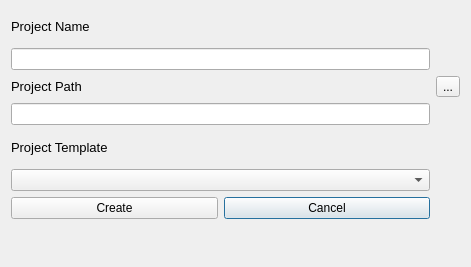
<?xml version="1.0" encoding="UTF-8"?>
<ui version="4.0">
 <class>NewProjDialog</class>
 <widget class="QDialog" name="NewProjDialog">
  <property name="geometry">
   <rect>
    <x>0</x>
    <y>0</y>
    <width>471</width>
    <height>267</height>
   </rect>
  </property>
  <property name="windowTitle">
   <string>New Project</string>
  </property>
  <layout class="QGridLayout" name="gridLayout">
   <item row="0" column="0">
    <widget class="QLabel" name="name_lbl">
     <property name="font">
      <font>
       <pointsize>10</pointsize>
      </font>
     </property>
     <property name="text">
      <string>Project Name</string>
     </property>
    </widget>
   </item>
   <item row="6" column="1">
    <widget class="QPushButton" name="cancel_btn">
     <property name="text">
      <string>Cancel</string>
     </property>
    </widget>
   </item>
   <item row="1" column="0" colspan="2">
    <widget class="QLineEdit" name="name_txt"/>
   </item>
   <item row="3" column="0" colspan="2">
    <widget class="QLineEdit" name="path_txt"/>
   </item>
   <item row="6" column="0">
    <widget class="QPushButton" name="create_btn">
     <property name="text">
      <string>Create</string>
     </property>
    </widget>
   </item>
   <item row="4" column="0">
    <widget class="QLabel" name="template_lbl">
     <property name="font">
      <font>
       <pointsize>10</pointsize>
      </font>
     </property>
     <property name="text">
      <string>Project Template</string>
     </property>
    </widget>
   </item>
   <item row="7" column="0" colspan="2">
    <widget class="QLabel" name="statusbar">
     <property name="enabled">
      <bool>true</bool>
     </property>
     <property name="text">
      <string/>
     </property>
    </widget>
   </item>
   <item row="2" column="0">
    <widget class="QLabel" name="path_lbl">
     <property name="font">
      <font>
       <pointsize>10</pointsize>
      </font>
     </property>
     <property name="frameShape">
      <enum>QFrame::NoFrame</enum>
     </property>
     <property name="text">
      <string>Project Path</string>
     </property>
    </widget>
   </item>
   <item row="2" column="2">
    <widget class="QToolButton" name="toolButton">
     <property name="text">
      <string>...</string>
     </property>
    </widget>
   </item>
   <item row="5" column="0" colspan="2">
    <widget class="QComboBox" name="templateBox"/>
   </item>
  </layout>
 </widget>
 <resources/>
 <connections/>
</ui>
